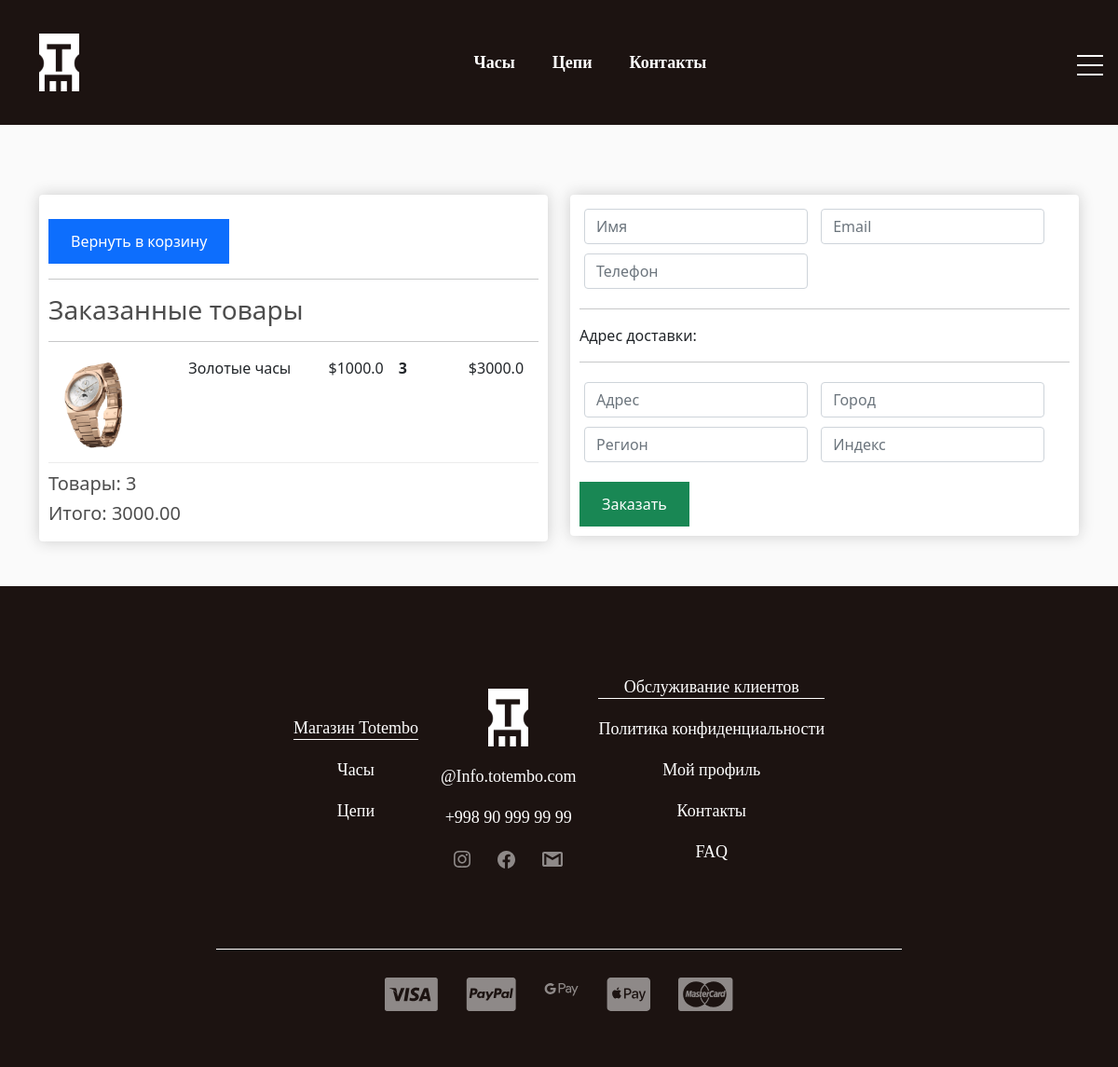
/checkout/ (signed in), run on an earlier commit of the app's database.
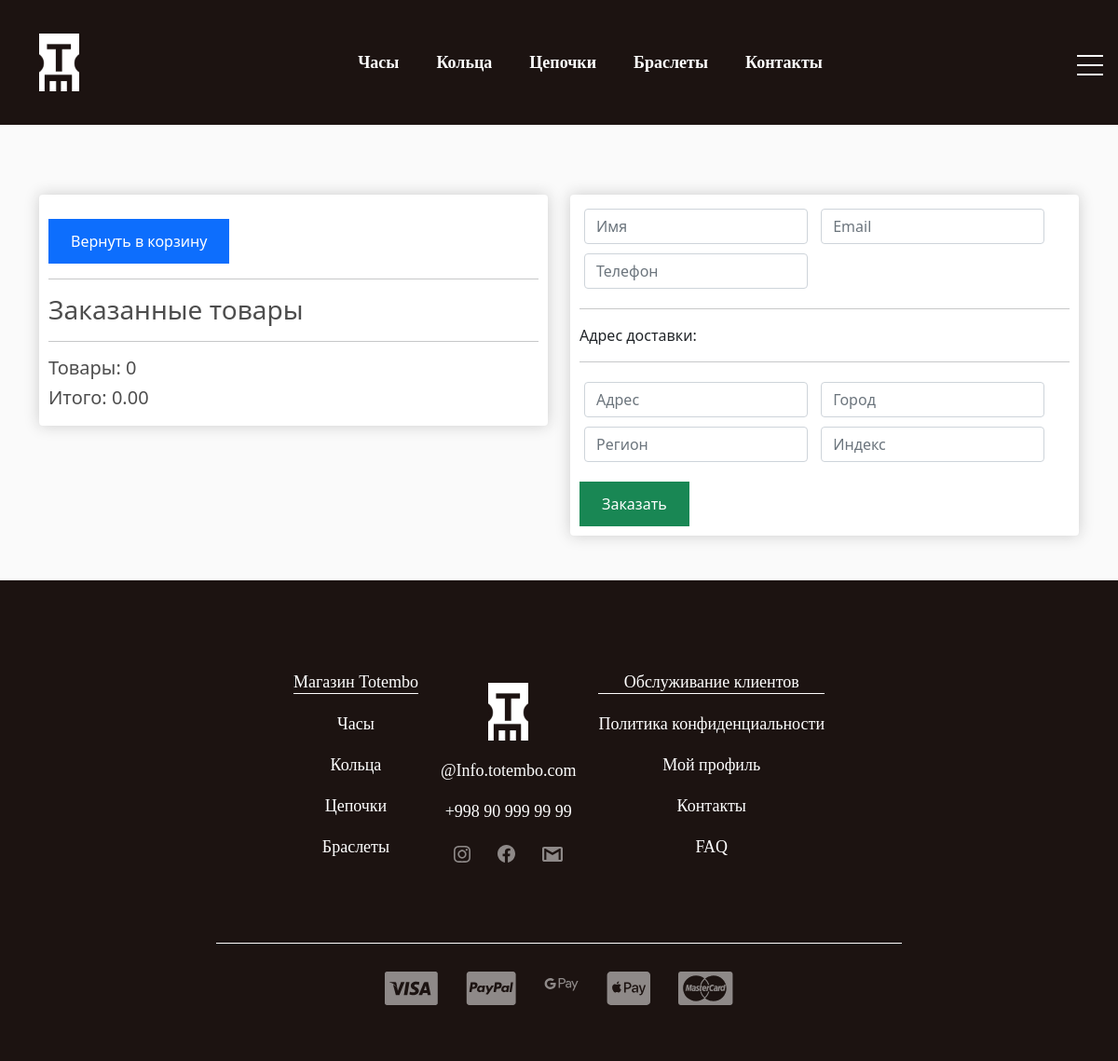
And on a later commit of the database.
### store/models.py (models this page shows, shortened)
class Category(models.Model):
    title = models.CharField(max_length=255, unique=True, verbose_name='Название')
    def get_absolute_url(self):
        return reverse('product_list_by_category', kwargs={'pk': self.pk})
    class Meta:
        verbose_name = 'Категория'
        verbose_name_plural = 'Категории'

class OrderProduct(models.Model):
    product = models.ForeignKey(Product, on_delete=models.SET_NULL, null=True, blank=True)
    order = models.ForeignKey(Order, on_delete=models.SET_NULL, null=True)
    quantity = models.IntegerField(default=0, null=True, blank=True)
    date_added = models.DateTimeField(auto_now_add=True)
    @property
    def total_price(self):
        total = self.product.price * self.quantity
        return total

class Product(models.Model):
    name = models.CharField(max_length=200)
    price = models.BigIntegerField()
    image = models.ImageField(null=True, blank=True)
    created_at = models.DateTimeField(auto_now_add=True, verbose_name='Дата создания')
    category = models.ForeignKey(Category, on_delete=models.CASCADE, verbose_name='Категория')
    quantity = models.IntegerField(verbose_name='Количество')
    description = models.TextField(default='Здесь будет описание', verbose_name='Описание')
    @property
    def image_url(self):
        try:
            url = self.image.url
        except:
            url = 'https://www.bbrc.ru/upload/iblock/256/256fb7475b0297cf4c3d2f13fc519372.jpg'
        return url
    class Meta:
        verbose_name = 'Продукт'
        verbose_name_plural = 'Продукты'

class Order(models.Model):
    customer = models.ForeignKey(Customer, on_delete=models.SET_NULL, null=True, blank=True)
    date_ordered = models.DateTimeField(auto_now_add=True)
    complete = models.BooleanField(default=False)
    transaction_id = models.CharField(max_length=100, null=True)
    shipping = models.BooleanField(default=True)
    @property
    def cart_total_price(self):
        order_products = self.orderproduct_set.all()
        total = sum([product.total_price for product in order_products])
        return total
    @property
    def cart_products_quantity(self):
        order_products = self.orderproduct_set.all()
        total = sum([product.quantity for product in order_products])
        return total

### store/views.py (the view)
# urls.py: path('checkout/', checkout, name='checkout'),
def checkout(request):
    cart = get_cart_data(request)
    context = {
        'cart_products_quantity': cart['cart_products_quantity'],
        'order': cart['order'],
        'items': cart['products'],
        'customer_form': CustomerForm(),
        'shipping_form': ShippingForm()
    }
    return render(request, 'store/checkout.html', context)

### store/forms.py
class CustomerForm(forms.Form):
    name = forms.CharField(widget=forms.TextInput(attrs={
        'class': 'form-control',
        'placeholder': 'Имя'
    }))
    email = forms.EmailField(widget=forms.EmailInput(attrs={
        'class': 'form-control',
        'placeholder': 'Email'
    }))
    phone = forms.CharField(widget=forms.TextInput(attrs={
        'class': 'form-control',
        'placeholder': 'Телефон'
    }))

### store/templatetags/store_tags.py (called while the page is built)
@register.simple_tag()
def get_categories():
    return Category.objects.all()

@register.simple_tag()
def get_cart_product_quantity(request):
    data = get_cart_data(request)
    return data['cart_products_quantity']

### store/utils.py (called while the page is built)
def get_cart_data(request):
    if request.user.is_authenticated:
        cart = CartForAuthenticatedUser(request)
        cart_info = cart.get_cart_info()
    else:
        session_cart = CartForAnonymousUser(request)
        cart_info = session_cart.get_cart_info()
    order = cart_info['order']
    products = cart_info['products']
    cart_products_quantity = cart_info['cart_products_quantity']
    return {
        'order': order,
        'products': products,
        'cart_products_quantity': cart_products_quantity
    }

### store/templates/store/checkout.html (shortened to what this page needs)
{% extends 'base.html' %}
{% block main %}
<main>
    <div class="container mb-5">
        <div class="row">
            <div class="col-lg-6">
                <div class="box-element">
                    <a class="btn btn-primary" href="{% url 'cart' %}">Вернуть в корзину</a>
                    <hr>
                    <h3>Заказанные товары</h3>
                    <hr>
                    {% for item in items %}
                    {% include 'store/components/_cart_row.html' %}
                    {% endfor %}
                    <h5>Товары: {{ order.cart_products_quantity }}</h5>
                    <h5>Итого: {{ order.cart_total_price|floatformat:2 }}</h5>
                </div>
            </div>
            <div class="col-lg-6">
                <div class="box-element">
                    <form action="{% url 'process_order' %}" class="form" method="post" enctype="multipart/form-data">
                        <div id="user-info">
                            <div class="form-field">
                                {{ customer_form.name }}
                            </div>
                            <div class="form-field">
                                {{ customer_form.email }}
                            </div>
                            <div class="form-field">
                                {{ customer_form.phone }}
                            </div>
                        </div>
                        <div id="shipping-info">
                            <hr>
                            <p>Адрес доставки:</p>
                            <hr>
                            {% for field in shipping_form %}
                            <div class="form-field">
                                {{ field }}
                            </div>
                            {% endfor %}
                        </div>
                        <input id="form-button" type="submit" value="Заказать" class="btn btn-success btn-block">
                    </form>
                </div>
            </div>
        </div>
    </div>
</main>
{% endblock main %}

### templates/components/_header_nav.html (shortened to what this page needs)
{% load store_tags %}
{% get_categories as categories %}
<ul class="header_nav-menu d-flex justify-content-center flex-wrap text-center {% if 'category' in request.path %} border-dark {% endif %}">
    {% for category in categories %}
    <li class="header_nav-item">
        <a class="header_nav-link " href="{{ category.get_absolute_url }}">{{ category.title }}</a>
    </li>
    {% endfor %}
    <li class="header_nav-item mt-3 mt-lg-0">
        <a class="header_nav-link " href="#">Контакты</a>
    </li>
</ul>

### templates/components/_footer_nav_item.html
{% load store_tags %}
{% get_categories as categories %}
<ul class="">
    <li class="footer_nav-item_header">
        <a class="footer_nav-link_header" href="">Магазин Totembo</a>
    </li>
    {% for category in categories %}
    <li class="footer_nav-item">
        <a class="footer_nav-link" href="{{ category.get_absolute_url }}">{{ category.title }}</a>
    </li>
    {% endfor %}
</ul>

### store/templates/store/components/_cart_row.html
<div class="cart-row">
    <div style="flex:2">
        <img class="row-image" src="{{ item.product.image_url }}">
    </div>
    <div style="flex:2">
        <p>
            {{ item.product.name }}
        </p>
    </div>
    <div style="flex:1">
        <p>
            ${{ item.product.price }}
        </p>
    </div>
    <div style="flex:1">
        <p class="quantity">
            {{ item.quantity }}
        </p>
    </div>
    <div style="flex:1">
        <p>
            ${{ item.total_price }}
        </p>
    </div>
</div>

What changed in the data, as far as the page shows it:
removed OrderProduct: product.image_url (picture), product.name "Золотые часы", product.price "1000.0", quantity "3", total_price "3000.0"
no longer on this page (row edited): Order: cart_products_quantity "3", cart_total_price "3000.00"
changed Category: title "Цепи" → "Кольца"
added Category: title "Цепочки"
added Category: title "Браслеты"
added Order: cart_products_quantity "0", cart_total_price "0.00"
